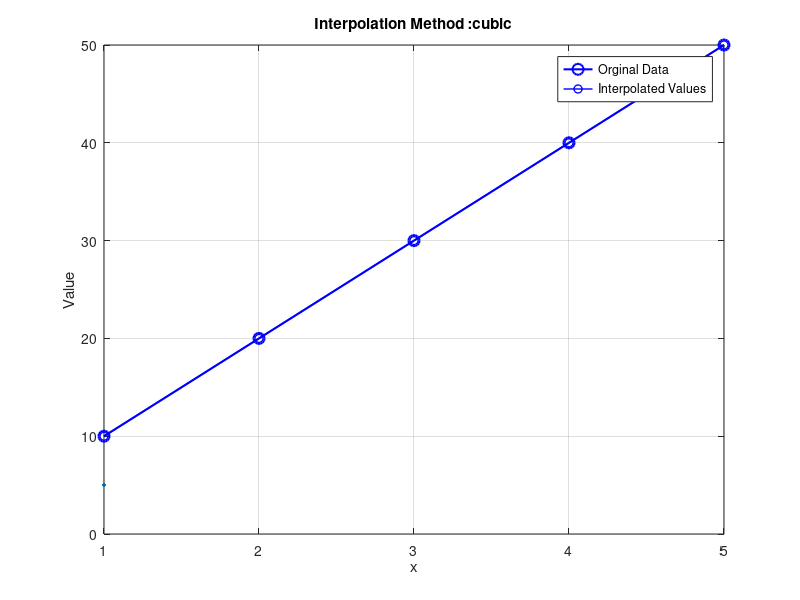

Reproduce this figure in MATLAB.
x=[1,2,3,4,5];
v=[10,20,30,40,50];
xq=1.5:0.5:4.5;
% perfrom interpolation with different methods 
method='cubic';
vq=interp1(x,v,xq,method);
%plot the interpolated values 
plot(x,v,'bo-','LineWidth',1.5,'MarkerSize',8);
hold on ;
plot(x,v,'bo-','LineWidth',1,5,'MarkerSize',8);
xlabel('x');
ylabel('Value');
title(['Interpolation Method :',method]);
legend('Orginal Data','Interpolated Values','Location','best');
grid on; 
hold off ;
